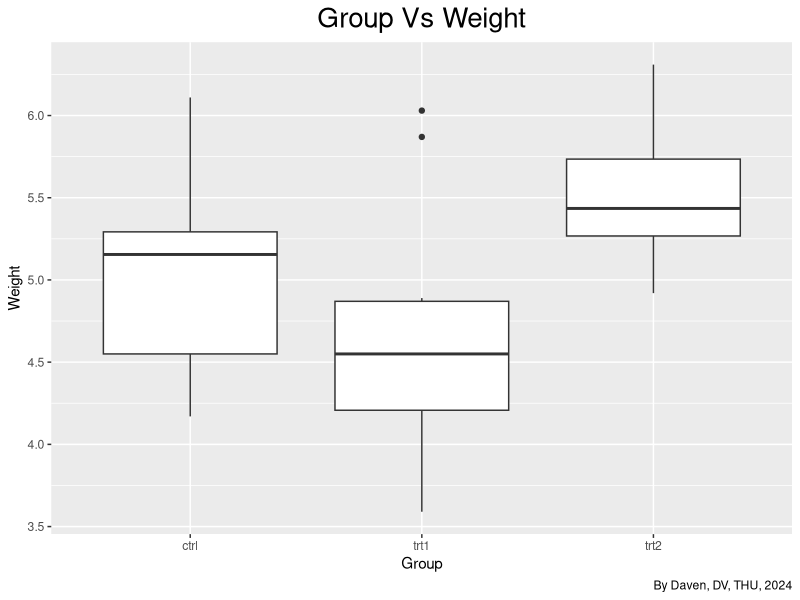
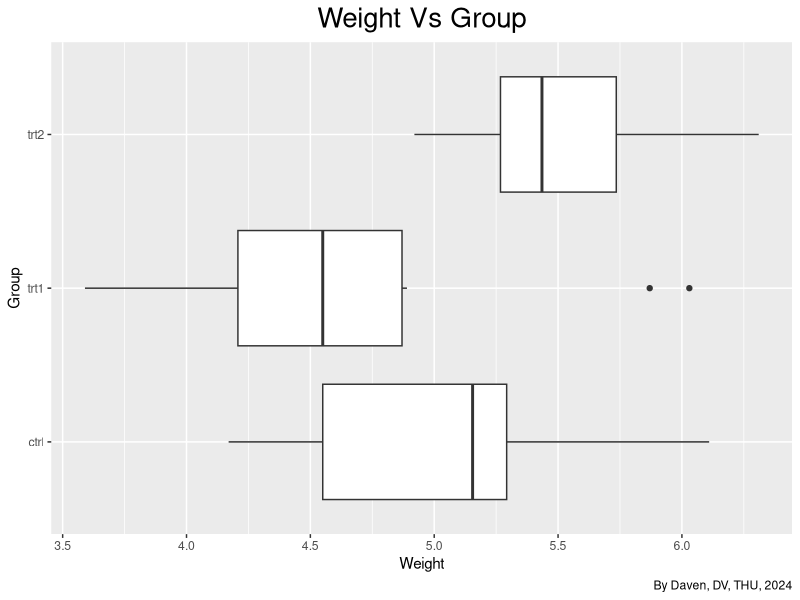
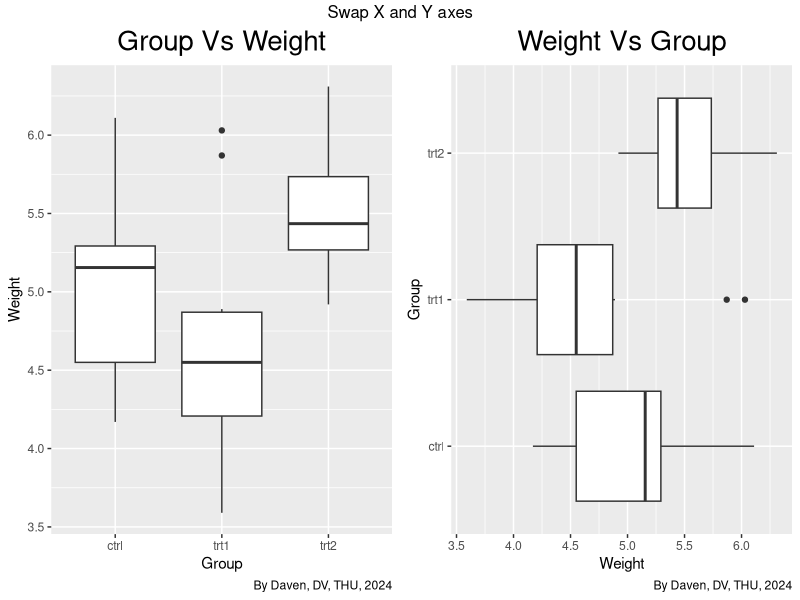

Here is the R script that generated these plots, in order:
## ---- chunk 1
library(ggplot2)

ggplot(PlantGrowth, aes (x = group, y = weight)) +
  geom_boxplot() +
  labs(title = "Group Vs Weight",
       x = "Group",
       y = "Weight",
       caption = "By Daven, DV, THU, 2024")+
  theme(plot.title = element_text(hjust = 0.5, size = 20))
## ---- chunk 2
library(ggplot2)

ggplot(PlantGrowth, aes (x = group, y = weight)) +
  geom_boxplot() +
  coord_flip() +
  labs(title = "Weight Vs Group",
       x = 'Group',
       y = 'Weight',
       caption = "By Daven, DV, THU, 2024")+
  theme(plot.title = element_text(hjust = 0.5, size = 20))
## ---- chunk 3
#| warning: false
library(ggplot2)
library(gridExtra)

p1 <- ggplot(PlantGrowth, aes (x = group, y = weight)) +
  geom_boxplot() +
  labs(title = "Group Vs Weight",
       x = "Group",
       y = "Weight",
       caption = "By Daven, DV, THU, 2024") +
  theme(plot.title = element_text(hjust = 0.5, size = 20))

p2 <- ggplot(PlantGrowth, aes (x = group, y = weight)) +
  geom_boxplot() +
  coord_flip() +
  labs(title = "Weight Vs Group",
       x = 'Group',
       y = 'Weight',
       caption = "By Daven, DV, THU, 2024") +
  theme(plot.title = element_text(hjust = 0.5, size = 20)) 
  
grid.arrange(p1, p2, ncol = 2,
               top = 'Swap X and Y axes')
